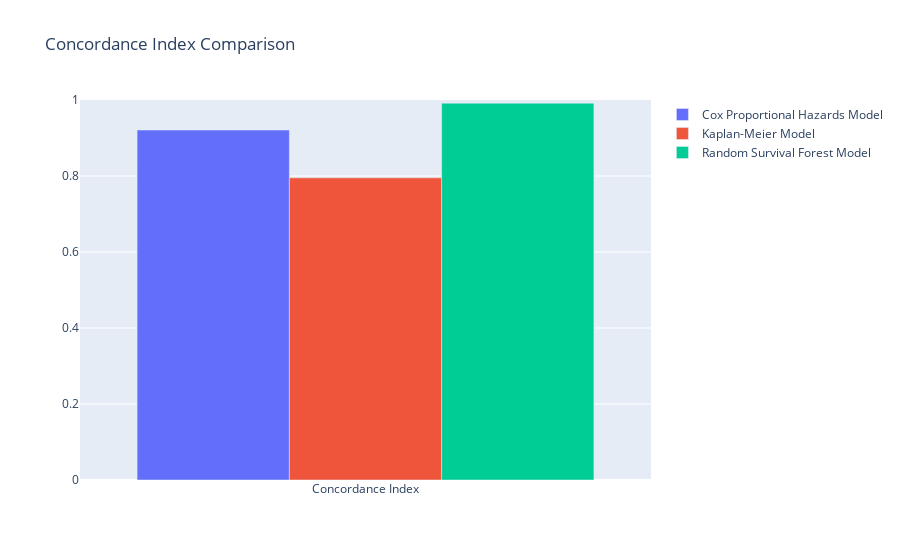

The notebook cell saved with this chart:
### Code cell
import plotly.graph_objects as go

# Calculate the Concordance Indexes
cox_cindex = concordance_index(data['Level'], -data['Cox_Predicted_Churn_Probability'], data['Churn'])
km_cindex = c_index  # Assuming c_index is the Concordance Index for the Kaplan-Meier Model
rsf_cindex = concordance_index_censored(y['Churn'], y['Level'], rsf_pred)[0]

# Create a bar chart
fig = go.Figure(data=[
    go.Bar(name='Cox Proportional Hazards Model', x=['Concordance Index'], y=[cox_cindex]),
    go.Bar(name='Kaplan-Meier Model', x=['Concordance Index'], y=[km_cindex]),
    go.Bar(name='Random Survival Forest Model', x=['Concordance Index'], y=[rsf_cindex])
])

# Change the bar mode
fig.update_layout(barmode='group', title='Concordance Index Comparison', yaxis=dict(range=[0, 1]))

fig.show()

### Figure 1 — Plotly figure (JSON) as saved in the notebook; plotly's stock layout.template omitted (floating-point values rounded to 4 significant figures)
{"data": [{"name": "Cox Proportional Hazards Model", "type": "bar", "x": ["Concordance Index"], "y": [0.921]}, {"name": "Kaplan-Meier Model", "type": "bar", "x": ["Concordance Index"], "y": [0.7952]}, {"name": "Random Survival Forest Model", "type": "bar", "x": ["Concordance Index"], "y": [0.9916]}], "layout": {"barmode": "group", "title": {"text": "Concordance Index Comparison"}, "yaxis": {"range": [0, 1]}}}
